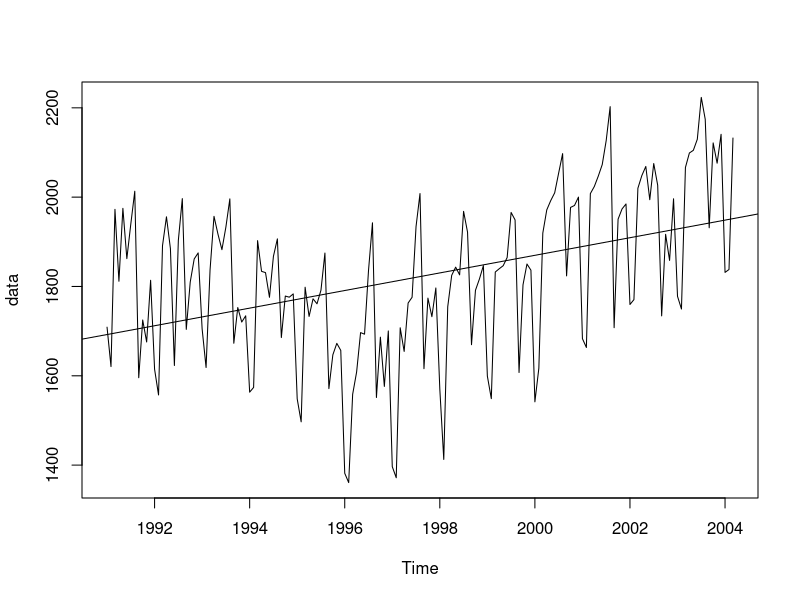
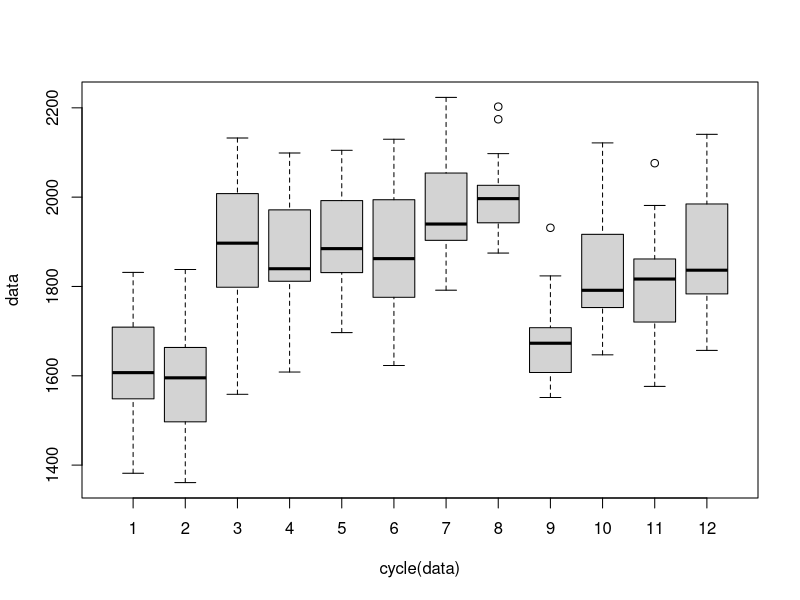
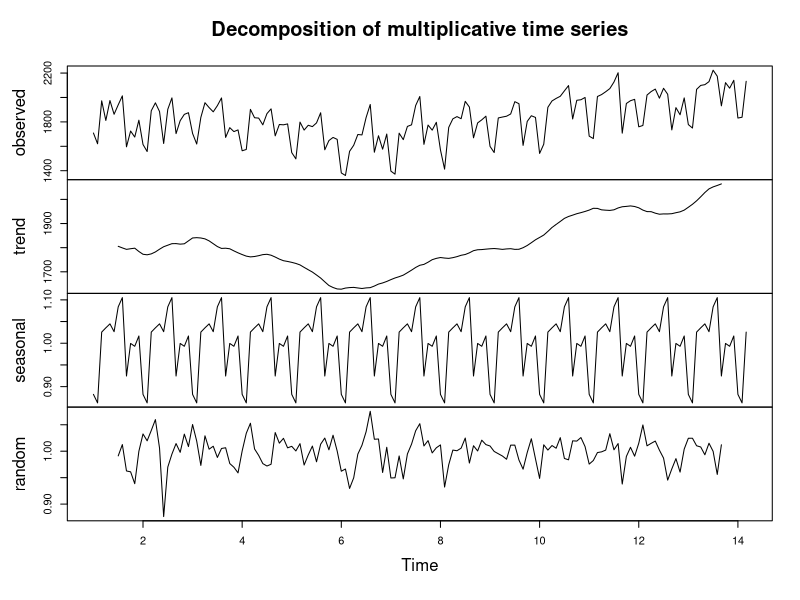
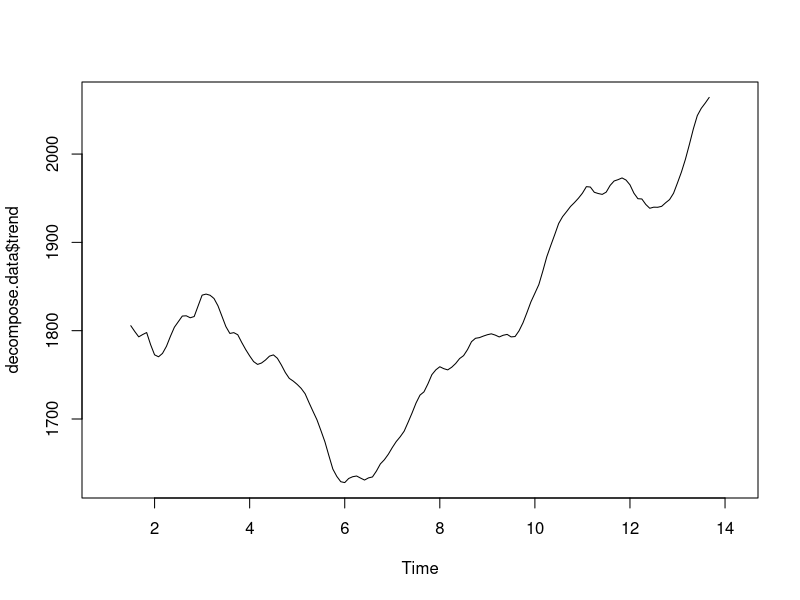
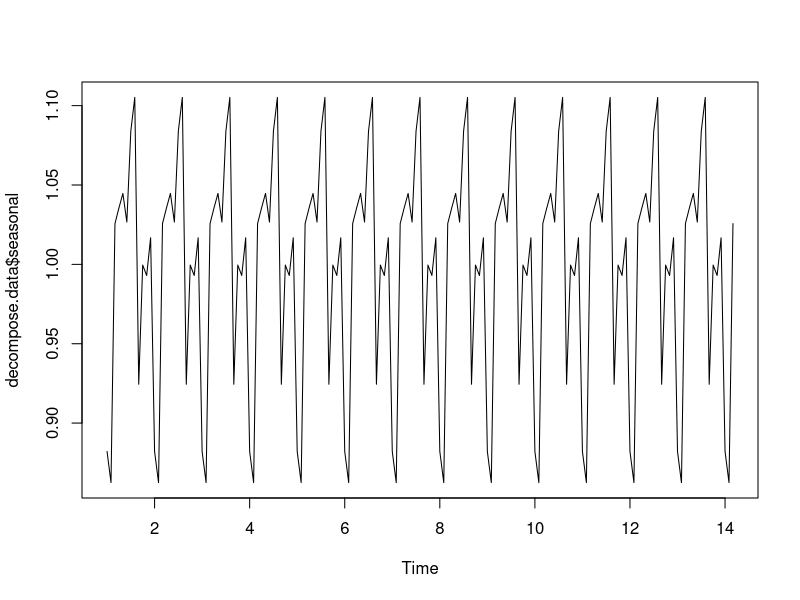
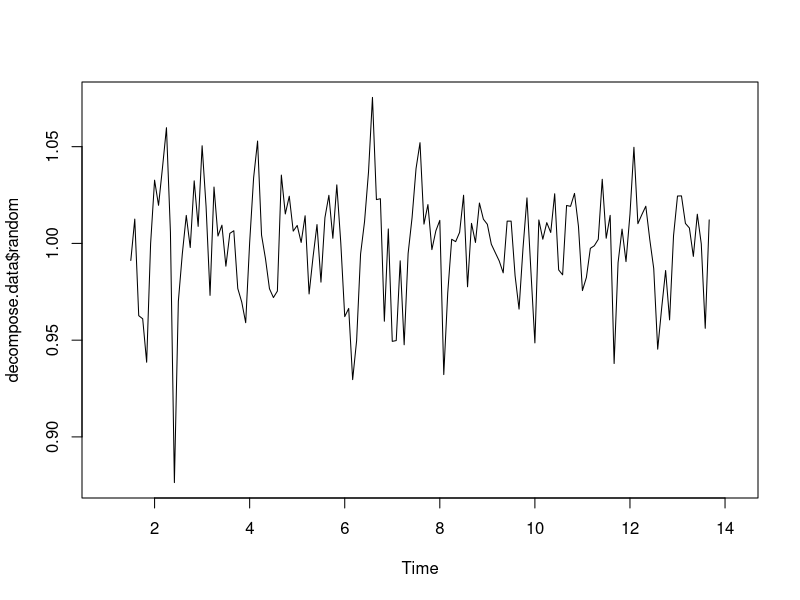
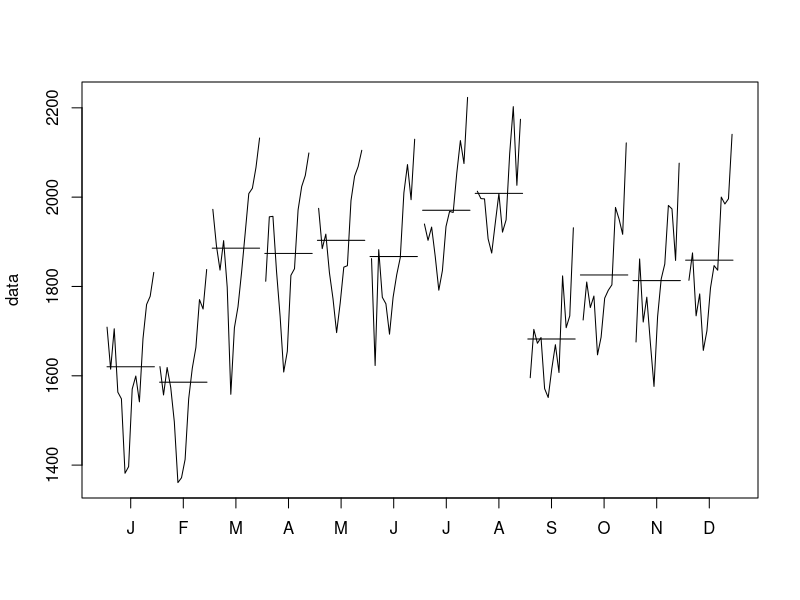
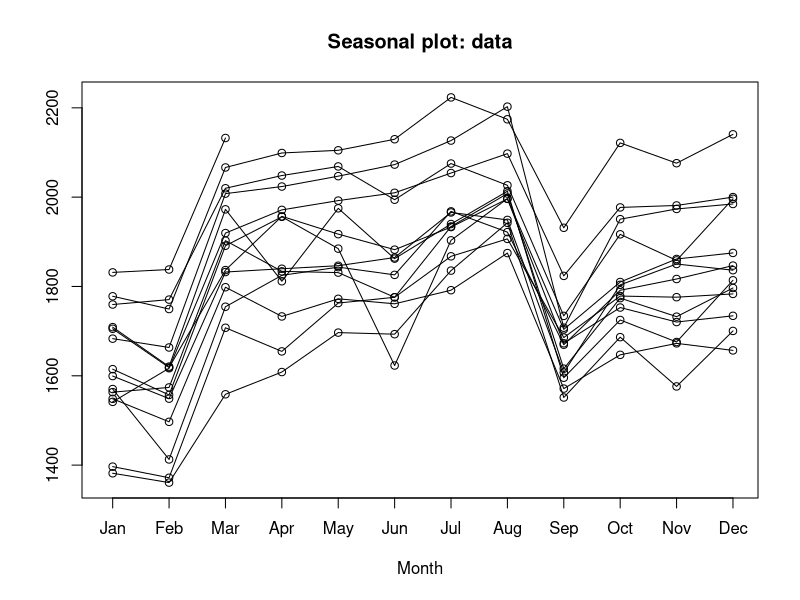

Generate these figures, in order, with R:
# install library
install.packages("forecast")
library(forecast)

# read data
data <- read.csv(file="data/amtrak.csv", head=TRUE, sep=",")
data <- ts(data$Ridership, start=c(1991, 1), freq=12) # create time series object
class(data)

# values
start(data)
end(data)
frequency(data)

# summary
summary(data)

# plot data
plot(data)
abline(reg=lm(data ~ time(data)))

cycle(data)
boxplot(data ~ cycle(data))

# decompose data
ts.data <- ts(data, frequency=12)
decompose.data <- decompose(ts.data, "multiplicative")
plot(decompose.data)
plot(decompose.data$trend)
plot(decompose.data$seasonal)
plot(decompose.data$random)

# Other exploraty graphs
monthplot(data)
seasonplot(data)

# fit the model - auto.arima finds the best ARIMA model
arima.model <- auto.arima(data) 
arima.model

# Trace how the auto.arima find the best model
auto.arima(data, ic="aic", trace=TRUE)

# Forecasting
forecast <- forecast(arima.model, h=10*12)
plot(forecast)
